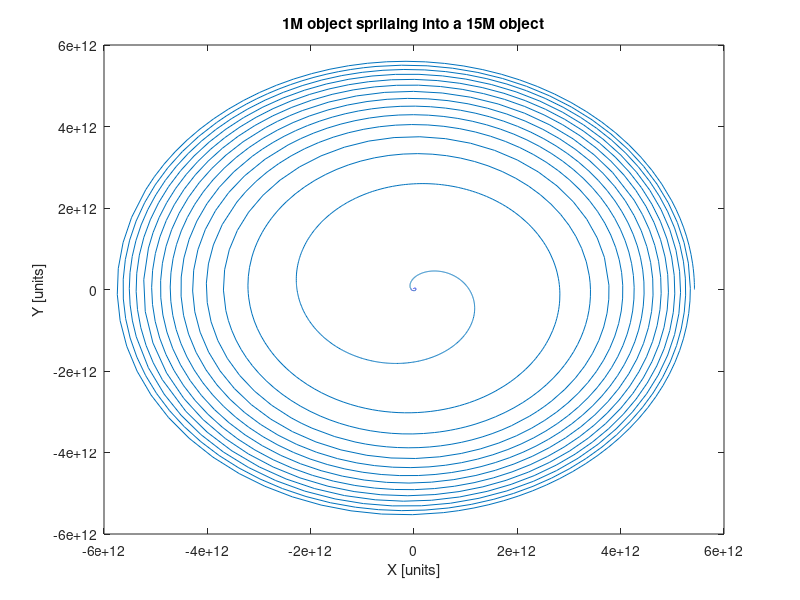
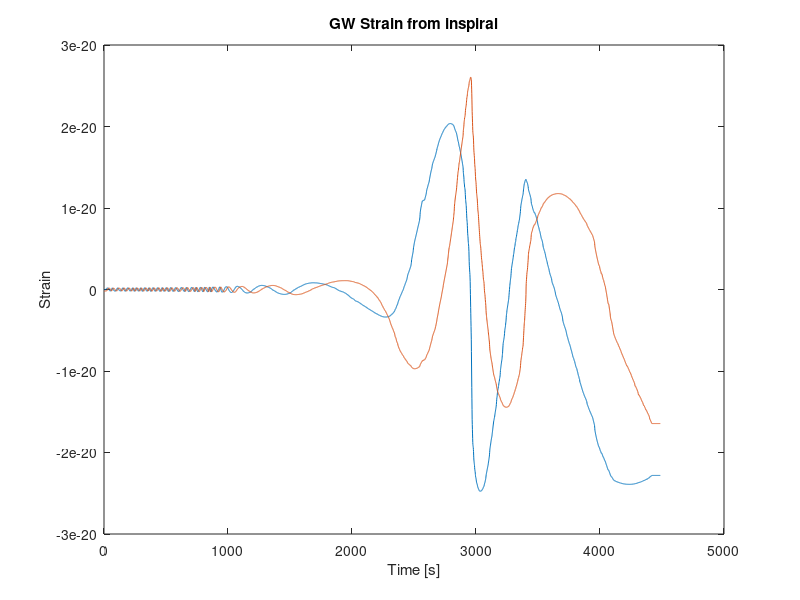

MATLAB code to generate these figures, in order:
load spiral_out.mat out
plot(out.X, out.Y)
title('1M object sprilaing into a 15M object')
xlabel('X [units]') 
ylabel('Y [units]') 
saveas(gcf,'orbit','png')


load waveform_data.mat out
plot(out.h_plus)
hold on
plot(out.h_cross)
title('GW Strain from inspiral')
xlabel('Time [s]') 
ylabel('Strain') 
saveas(gcf,'strain','png')
hold off